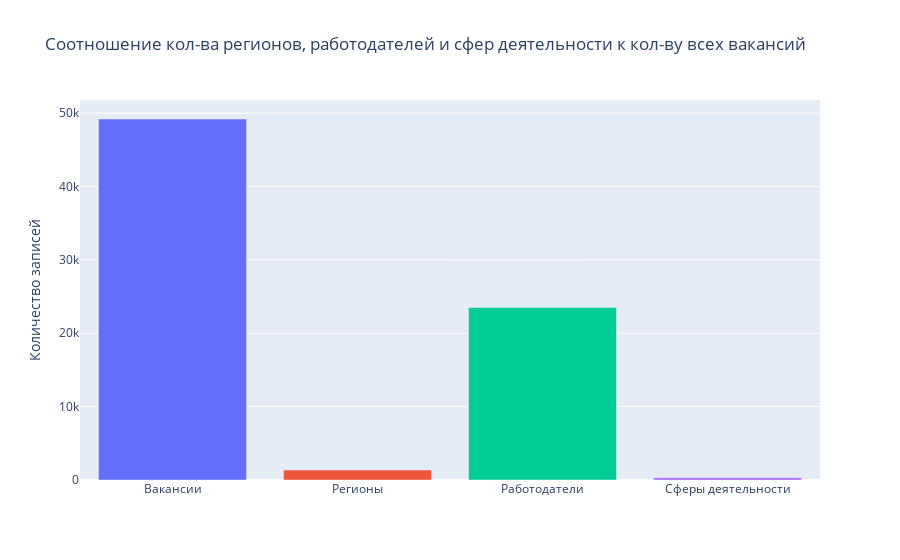

Notebook source saved alongside this figure:
### Markdown cell above
### Выводы по предварительному анализу данных
В целом, предварительный анализ указывает на наличие множества вакансий, разнообразных работодателей,
географических областей и сфер деятельности. Работодателей практически в 2 раза меньше, чем
вакансий. Это говорит о том, что средний работодатель публикует не больше 2 вакансий, либо большое количество
работодателей не имеют вообще опубликованных вакансий. Это следует выяснить в дальнейшем анализе.

### Code cell
answers_list = [answer_3_1.cnt, answer_3_3_1.cnt, answer_3_2.cnt, answer_3_4.cnt]

x = [int(item.iloc[0]) if isinstance(item, pd.Series) else int(item) for item in answers_list]

fig = px.bar(
    x,
    labels={'value': 'Количество записей'},
    title='Соотношение кол-ва регионов, работодателей и сфер деятельности к кол-ву всех вакансий',
    color=[str(i) for i in range(0, 4)]
)

fig.update_layout(
    showlegend=False,
    xaxis=dict(
        tickmode='array',
        tickvals=list(range(len(answers_list))),
        ticktext=['Вакансии', 'Регионы', 'Работодатели', 'Сферы деятельности'],
        title=''
    )
)

fig.show()

### Figure 1 — Plotly figure (JSON) as saved in the notebook; plotly's stock layout.template omitted (floating-point values rounded to 4 significant figures)
{"data": [{"alignmentgroup": "True", "hovertemplate": "color=0<br>index=%{x}<br>Количество записей=%{y}<extra></extra>", "legendgroup": "0", "marker": {"color": "#636efa", "pattern": {"shape": ""}}, "name": "0", "offsetgroup": "0", "orientation": "v", "showlegend": true, "textposition": "auto", "type": "bar", "x": [0], "xaxis": "x", "y": [49197], "yaxis": "y"}, {"alignmentgroup": "True", "hovertemplate": "color=1<br>index=%{x}<br>Количество записей=%{y}<extra></extra>", "legendgroup": "1", "marker": {"color": "#EF553B", "pattern": {"shape": ""}}, "name": "1", "offsetgroup": "1", "orientation": "v", "showlegend": true, "textposition": "auto", "type": "bar", "x": [1], "xaxis": "x", "y": [1362], "yaxis": "y"}, {"alignmentgroup": "True", "hovertemplate": "color=2<br>index=%{x}<br>Количество записей=%{y}<extra></extra>", "legendgroup": "2", "marker": {"color": "#00cc96", "pattern": {"shape": ""}}, "name": "2", "offsetgroup": "2", "orientation": "v", "showlegend": true, "textposition": "auto", "type": "bar", "x": [2], "xaxis": "x", "y": [23501], "yaxis": "y"}, {"alignmentgroup": "True", "hovertemplate": "color=3<br>index=%{x}<br>Количество записей=%{y}<extra></extra>", "legendgroup": "3", "marker": {"color": "#ab63fa", "pattern": {"shape": ""}}, "name": "3", "offsetgroup": "3", "orientation": "v", "showlegend": true, "textposition": "auto", "type": "bar", "x": [3], "xaxis": "x", "y": [294], "yaxis": "y"}], "layout": {"autosize": true, "barmode": "relative", "legend": {"title": {"text": "color"}, "tracegroupgap": 0}, "showlegend": false, "title": {"text": "Соотношение кол-ва регионов, работодателей и сфер деятельности к кол-ву всех вакансий"}, "xaxis": {"anchor": "y", "autorange": true, "domain": [0, 1], "range": [-0.5, 3.5], "tickmode": "array", "ticktext": ["Вакансии", "Регионы", "Работодатели", "Сферы деятельности"], "tickvals": [0, 1, 2, 3], "title": {"text": ""}, "type": "linear"}, "yaxis": {"anchor": "x", "autorange": true, "domain": [0, 1], "range": [0, 51790.0], "title": {"text": "Количество записей"}, "type": "linear"}}}
